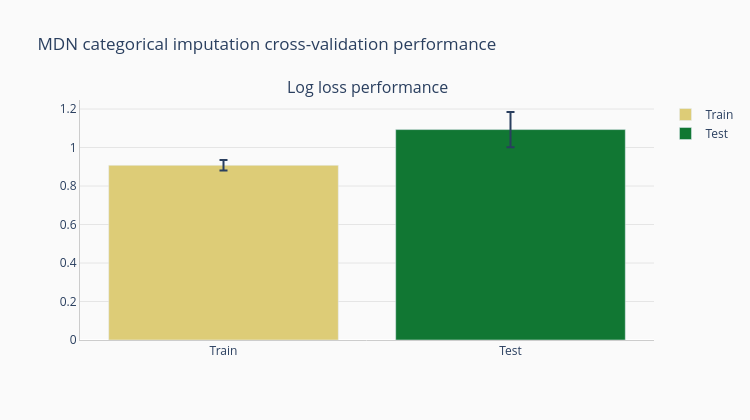

The code cell stored with this chart in its notebook:
### Code cell
# Plot categorical performance
cat_perf_results_viz = model_performance_results(
    results=mdn_categorical_results,
    model_name="MDN",
    method_name="Cross-validation log loss average",
    metric="log_loss",
)
fig = cat_perf_results_viz.plot(
    title="MDN categorical imputation cross-validation performance",
)
fig.show()

### Figure 1 — Plotly figure (JSON) as saved in the notebook; plotly's stock layout.template omitted (floating-point values rounded to 4 significant figures)
{"data": [{"error_y": {"array": [0.02755], "type": "data"}, "marker": {"color": "#DDCC77"}, "name": "Train", "showlegend": true, "type": "bar", "x": ["Train"], "xaxis": "x", "y": [0.9076], "yaxis": "y"}, {"error_y": {"array": [0.09136], "type": "data"}, "marker": {"color": "#117733"}, "name": "Test", "showlegend": true, "type": "bar", "x": ["Test"], "xaxis": "x", "y": [1.093], "yaxis": "y"}], "layout": {"annotations": [{"font": {"size": 16}, "showarrow": false, "text": "Log loss performance", "x": 0.5, "xanchor": "center", "xref": "paper", "y": 1, "yanchor": "bottom", "yref": "paper"}], "height": 420, "paper_bgcolor": "#FAFAFA", "plot_bgcolor": "#FAFAFA", "showlegend": true, "title": {"text": "MDN categorical imputation cross-validation performance"}, "width": 750, "xaxis": {"anchor": "y", "domain": [0, 1], "gridcolor": "#E5E5E5", "gridwidth": 1, "linecolor": "#CCCCCC", "showgrid": false, "showline": true}, "yaxis": {"anchor": "x", "domain": [0, 1], "gridcolor": "#E5E5E5", "gridwidth": 1, "linecolor": "#CCCCCC", "showgrid": true, "showline": true}}}
